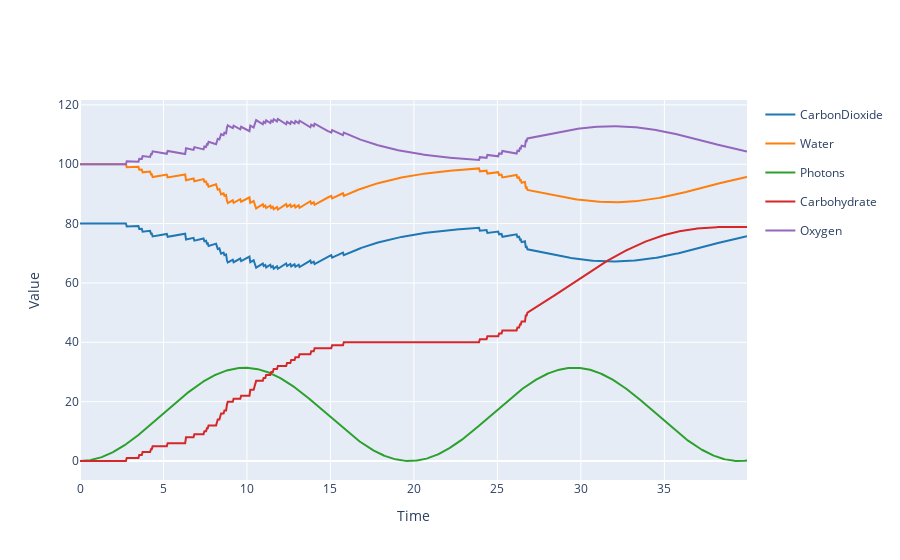

Notebook source saved alongside this figure:
### Markdown cell above
# Visualization

### Code cell
results.plotplotly()

### Figure 1 — Plotly figure (JSON) as saved in the notebook; plotly's stock layout.template omitted (floating-point values rounded to 4 significant figures; data arrays with more than 128 entries replaced by an {"elided": "..."} marker saying what was removed)
{"data": [{"legendgroup": "CarbonDioxide", "line": {"color": "#1f77b4"}, "mode": "lines", "name": "CarbonDioxide", "type": "scatter", "x": {"elided": "800 float values"}, "y": {"elided": "800 float values"}}, {"legendgroup": "Water", "line": {"color": "#ff7f0e"}, "mode": "lines", "name": "Water", "type": "scatter", "x": {"elided": "800 float values"}, "y": {"elided": "800 float values"}}, {"legendgroup": "Photons", "line": {"color": "#2ca02c"}, "mode": "lines", "name": "Photons", "type": "scatter", "x": {"elided": "800 float values"}, "y": {"elided": "800 float values"}}, {"legendgroup": "Carbohydrate", "line": {"color": "#d62728"}, "mode": "lines", "name": "Carbohydrate", "type": "scatter", "x": {"elided": "800 float values"}, "y": {"elided": "800 float values"}}, {"legendgroup": "Oxygen", "line": {"color": "#9467bd"}, "mode": "lines", "name": "Oxygen", "type": "scatter", "x": {"elided": "800 float values"}, "y": {"elided": "800 float values"}}], "layout": {"showlegend": true, "title": {"text": ""}, "xaxis": {"title": {"text": "Time"}}, "yaxis": {"title": {"text": "Value"}}}}
